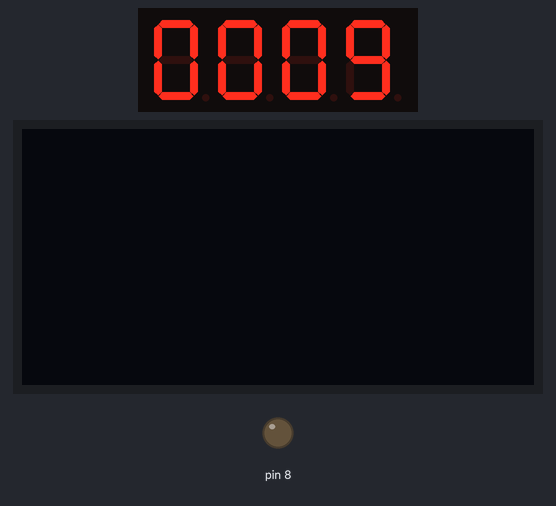
This sketch was run on a simulated Arduino Uno, built with avr-gcc and run on an emulated ATmega328P. Parts: 4-digit seven-segment display, 128×64 one-colour display, output pins drawn as LEDs (lit = HIGH). What the sketch prints to the serial monitor is not drawn. At 10.1 s the program stops and its outputs stay as they are.

Above: at 0.1 s.
At 3.1 s:
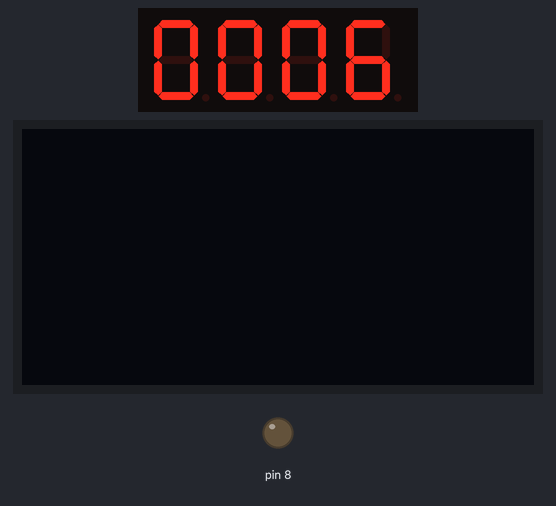
At 5.1 s:
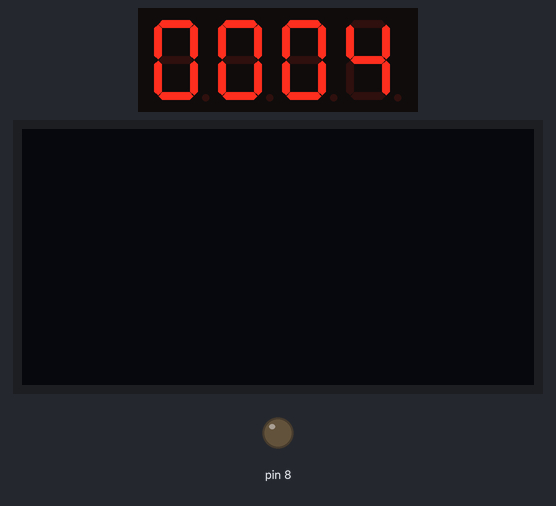
At 8.1 s:
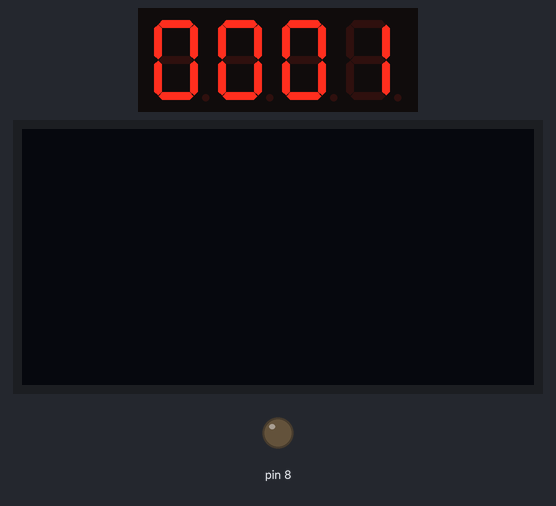
At 9.1 s:
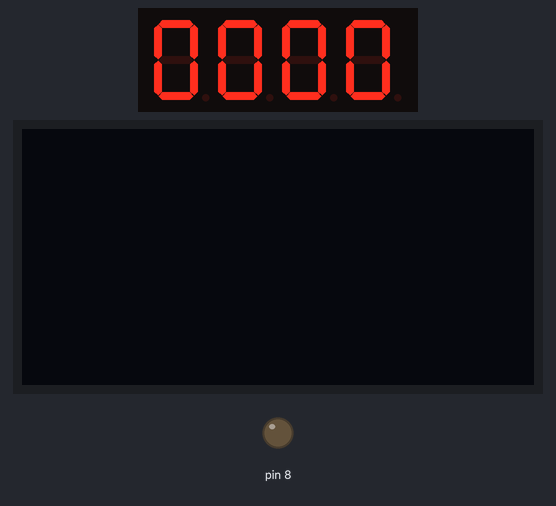
At 10.1 s:
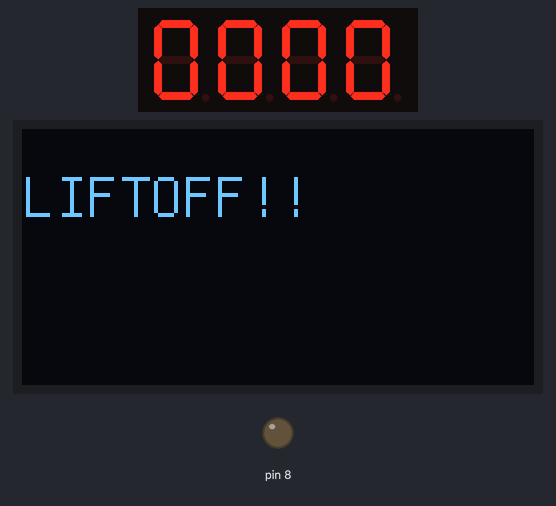

Measured:
- what the display in image 2 shows lasts 1.1 s, from 5.0 s to 6.1 s

The sketch:

day_23.ino
```cpp
// DEFINES
#define numberOfSeconds(_time_) ((_time_ / 1000) % 60)
#define numberOfMinutes(_time_) ((_time_ / 1000) / 60)

// 7 SEG
#define CLKsev 5
#define DIOsev 4

//LIBRARIES
#include <TM1637Display.h>
#include "U8glib.h"

U8GLIB_SH1106_128X64 u8g(U8G_I2C_OPT_NONE);  // I2C / TWI

// CONSTANTS
const uint8_t OFF[] = {0, 0, 0, 0};

// In this library, the byte order is .GFEDCBA
const uint8_t SEG_DONE[] = {
  SEG_B | SEG_C | SEG_D | SEG_E | SEG_G,           // d
  SEG_A | SEG_B | SEG_C | SEG_D | SEG_E | SEG_F,   // O
  SEG_C | SEG_E | SEG_G,                           // n
  SEG_A | SEG_D | SEG_E | SEG_F | SEG_G            // E
};

// GLOBALS
// Create a display object, specifying parameters (Clock pin, Data pin)
TM1637Display display(5, 4);

// 1000ms in 1sec, 60secs in 1min, 60mins in 1hr. So, 1000x60x60 = 3600000ms = 1hr
unsigned long timeLimit = 10000;
unsigned long lastPeriodStart;

// OLED Display output
void draw(void) {
  // graphic commands to redraw the complete screen should be placed here
  u8g.setFont(u8g_font_unifont);
  u8g.drawStr( 0, 22, "LIFTOFF!!");
}

void setup(){
  Serial.begin(9600);
  // Set brightness
  display.setBrightness(7);
  // Clear the display
  display.setSegments(OFF);

  u8g.setColorIndex(1);

  pinMode(8, OUTPUT);
}

void countdown() {
  // Calculate the time remaining

  unsigned long timeRemaining = timeLimit - millis();
   Serial.println("Countdown started..: ");

    Serial.println(timeRemaining);
    // To display the countdown in mm:ss format, separate the parts
    int seconds = numberOfSeconds(timeRemaining);
    int minutes = numberOfMinutes(timeRemaining);

    // This displays the seconds in the last two places
    display.showNumberDecEx(seconds, 0, true, 2, 2);
    // Display the minutes in the first two places, with colon
    display.showNumberDecEx(minutes, 0x80>>3, true, 2, 0);

    // Update the time remaining
    timeRemaining = timeLimit - millis();
    if(timeRemaining < 50){
      Serial.println("BREAK!!");
        u8g.firstPage();
        do {
          draw();
        } while( u8g.nextPage() );
        while(1);
    }
}

void loop(){
  countdown();
}
```
